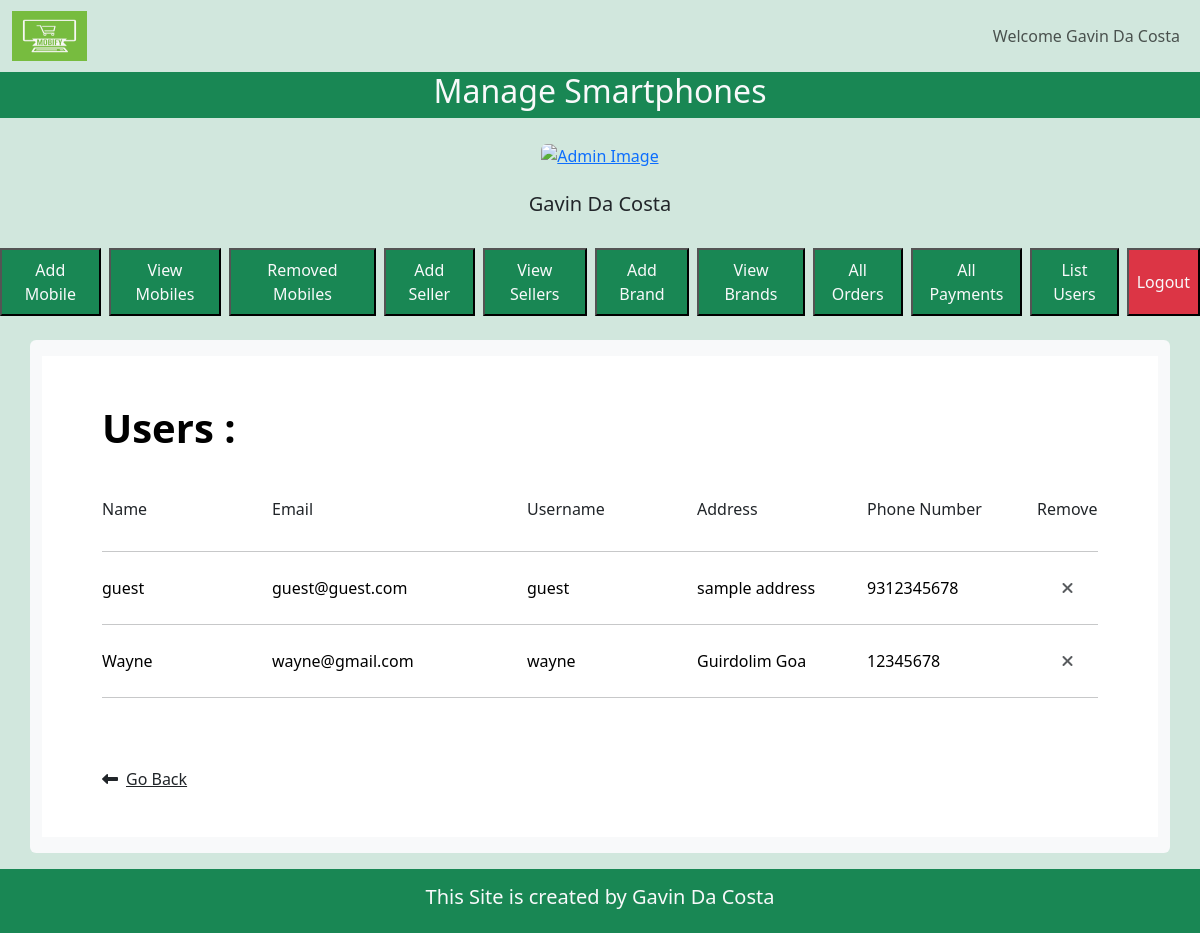
The page /admin/index.php?view_user (signed in) on the database its author committed.
### tables this page shows
CREATE TABLE `customer` (
  `c_id` int(11) NOT NULL,
  `c_fname` varchar(50) NOT NULL,
  `c_add` varchar(250) NOT NULL,
  `c_uname` varchar(50) NOT NULL,
  `c_pwd` varchar(20) NOT NULL,
  `c_email` varchar(50) NOT NULL,
  `c_phno` bigint(20) NOT NULL
);

### admin/view_user.php (the view, shortened to what this page needs)
<section class="h-100 h-custom " style="background-color: #ffffff;">
    <div class="container h-100">
        <div class="row d-flex justify-content-center align-items-center h-100">
            <div class="col-12">
                <div class="card-body p-0">
                    <div class="row g-0">
                        <div class="col-12">
                            <div class="p-5">
                                <div class="d-flex justify-content-between align-items-center mb-5">
                                    <h1 class="fw-bold mb-0 text-black">
                                        <?php echo 'Users :';?>
                                    </h1>
                                </div>
                                <div class="row mb-4 d-flex justify-content-between align-items-center">
                                    <div class="col-2">
                                        <h6>Name</h6>
                                    </div>
                                    <div class="col-3">
                                        <h6>Email</h6>
                                    </div>
                                    <div class="col-2">
                                        <h6>Username</h6>
                                    </div>
                                    <div class="col-2">
                                        <h6>Address</h6>
                                    </div>
                                    <div class="col-2">
                                        <h6>Phone Number</h6>
                                    </div>
                                    <div class="col-1">
                                        <h6>Remove</h6>
                                    </div>
                                </div>
                                <hr class="my-4">
                                <?php
                                            global $conn;
                                            $select_query = "select * from `customer`;";
                                            $result_select_query = mysqli_query($conn,$select_query);
                                            while($rowData = mysqli_fetch_assoc($result_select_query)){
                                                $user_name = $rowData['c_fname'];
                                                $user_email = $rowData['c_email'];
                                                $user_uname = $rowData['c_uname'];
                                                $user_address = $rowData['c_add'];
                                                $user_phno = $rowData['c_phno'];
                                                $user_id = $rowData['c_id'];
                                                echo "<div class='row mb-4 d-flex justify-content-between align-items-center'>
                                                    <div class='col-2'>
                                                        <h6 class='text-black mb-0'>$user_name</h6>
                                                    </div>
                                                    <div class='col-3'>
                                                        <h6 class='text-black mb-0'>$user_email</h6>
                                                    </div>
                                                    <div class='col-2'>
                                                        <h6 class='text-black mb-0'>$user_uname</h6>
                                                    </div>
                                                    <div class='col-2'>
                                                        <h6 class='text-black mb-0'>$user_address</h6>
                                                    </div>
                                                    <div class='col-2'>
                                                        <h6 class='text-black mb-0'>$user_phno</h6>
                                                    </div>
                                                    <div class='col-1 d-flex justify-content-center'>
                                                        <a href='remove.php?removeUser=$user_id' class='text-muted'><i class='fas fa-times'></i></a>
                                                    </div>
                                                </div>
                                                <hr class='my-4'>";
                                            }
                                    ?>
                                <div class="pt-5">
                                    <h6 class="mb-0"><a href="index.php" class="text-body"><i
                                                class="fas fa-long-arrow-alt-left me-2"></i>Go Back</a></h6>
                                </div>
                            </div>
                        </div>
                    </div>
                </div>
            </div>
        </div>
    </div>
    </div>

### style.css (style rules this page uses)
* { margin: 0; padding: 0; box-sizing: border-box; }

### rows shown on the page
customer: c_fname "guest", c_email "guest@guest.com", c_uname "guest", c_add "sample address", c_phno "9312345678"
customer: c_fname "Wayne", c_email "wayne@gmail.com", c_uname "wayne", c_add "Guirdolim Goa", c_phno "12345678"

### other values the page prints
$_SESSION['adm_name'] "Gavin Da Costa"
